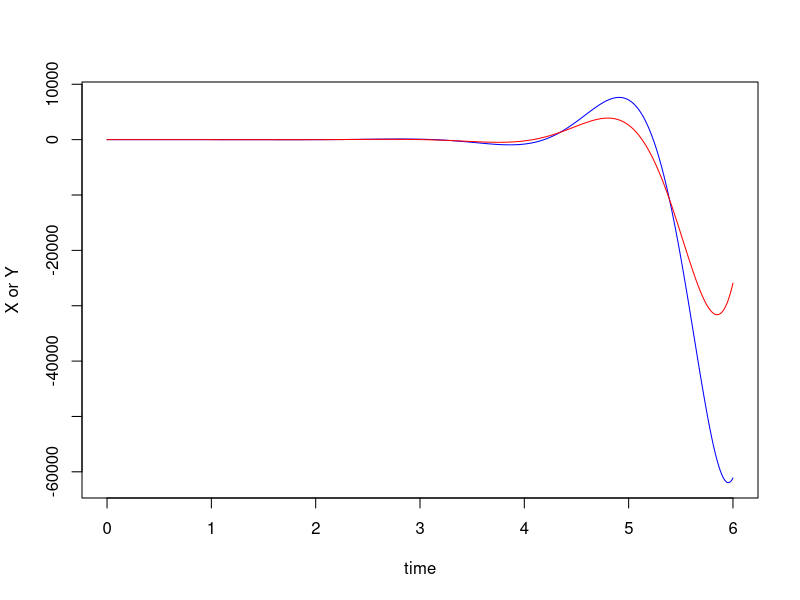
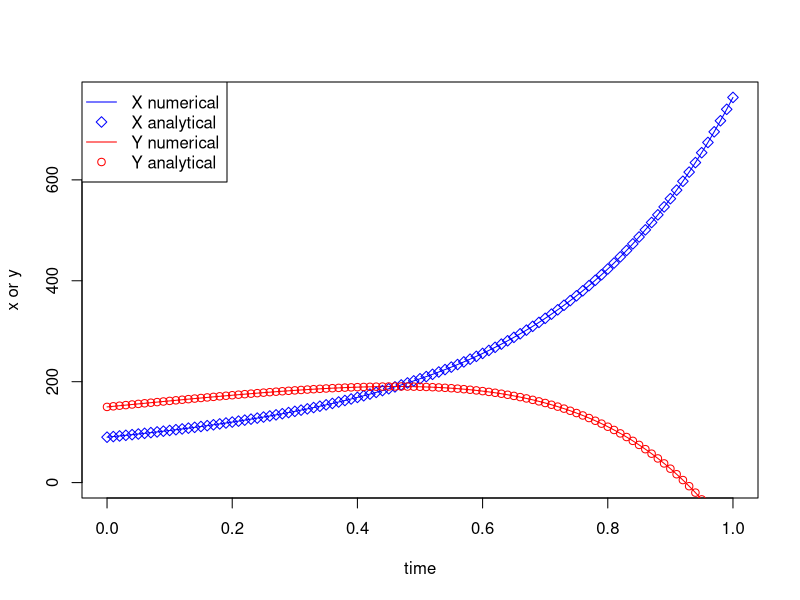
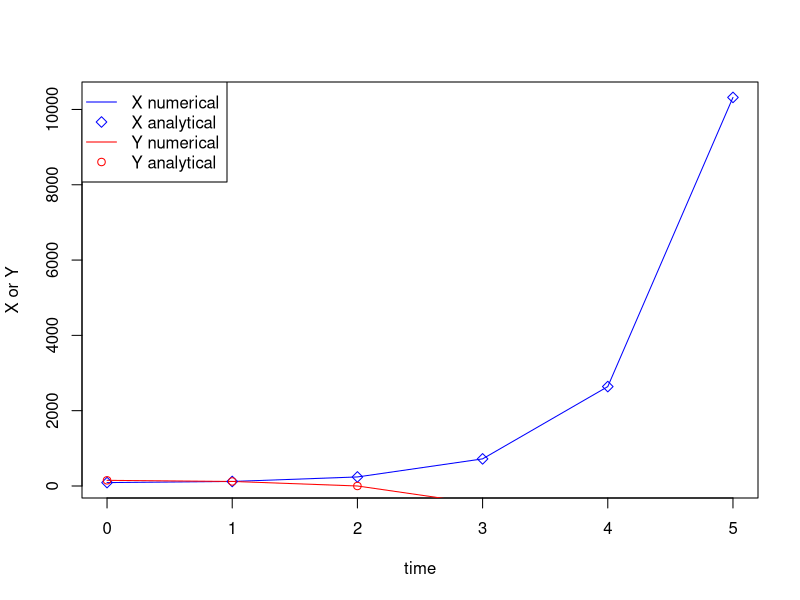

Write R code to recreate these figures, in order.
library(deSolve)
# Continuous-time linear constant coefficient ODEs 
a11 = -7
a12 = 15
a21 = -6
a22 = 11

params = c(a11, a12, a21, a22)
A<-matrix(params,nrow=2,ncol=2,byrow=TRUE)
A
eigen(A)


Conttime <- function (t, states, params) {
  X = states[1]
  Y = states[2]
  a11 = params[1]
  a12 = params[2]
  a21 = params[3]
  a22 = params[4]
  
  dXdt = a11*X + a12*Y
  dYdt = a21*X + a22*Y 
  return(list(c(dXdt,dYdt)))
}


X0 = 0 # Initial X
Y0 = 0.1 # Initial Y
initial_values = c(X=X0,Y=Y0)
params = c(a11, a12, a21, a22)

times = seq(0, 6, by=0.01)

results = lsoda(initial_values, times, Conttime, params)
colnames(results) = c("time", "X", "Y")

plot(results[, "time"], results[, "X"], type="l", col="blue", xlab="time",ylab="X or Y")
lines(results[, "time"], results[, "Y"], type="l", col="red")

############################
# Example from last Thursday
# dx/dt = 3x - y
# dy/dt = -2x + 2 y
# x(0) = 90
# y(0) = 150
############################

a11 = 3
a12 = -1
a21 = -2
a22 = 2

params = c(a11, a12, a21, a22)
A<-matrix(params,nrow=2,ncol=2,byrow=TRUE)
A
eigen(A)

#  Find solution numerically

X0 = 90 # Initial X
Y0 = 150 # Initial Y

initial_values = c(X=X0,Y=Y0)
params = c(a11, a12, a21, a22)

times = seq(0, 1, by=0.01)

results = lsoda(initial_values, times, Conttime, params)
colnames(results) = c("time", "X", "Y")

plot(results[, "time"], results[, "X"], type="l", col="blue", xlab="time",ylab="x or y",ylim=c(0,max(results[, "X"])))
lines(results[, "time"], results[, "Y"], type="l", col="red")

# We found the solution Analytically to be: 
# x(t) = 10*exp(4*t) + 80*exp(t)
# y(t) = -10*exp(4*t) + 160*exp(t)

# To plot the analytical solution, we don't need an ode solver. 
# We can just calculate it.
# We generated the vector of times above, so let's use that.

x = 10*exp(4*times) + 80*exp(times)
y = -10*exp(4*times) + 160*exp(times)

points(times, x, pch = 5, col = "blue")
points(times, y, pch = 1, col = "red")

legend("topleft", legend=c("X numerical", "X analytical", "Y numerical", "Y analytical"), col=c("blue", "blue", "red", "red"), , lty = c(1, NA, 1, NA), pch = c(NA, 5, NA, 1))


#################  Discrete time ##################
# Let's find numerical and analytical solutions to:
# x(t+1) = 3 x(t) - y(t)
# y(t+1) = -2 x(t) + 2 y(t)
# x(0) = 90
# y(0) = 150
####################################################

a11 = 3
a12 = -1
a21 = -2
a22 = 2

params = c(a11, a12, a21, a22)
M<-matrix(params,nrow=2,ncol=2,byrow=TRUE)
M
eigen(M)

# Discrete-time, numerical solution

# Need a for loop to get the numerical solution

initial_x = 90
initial_y = 150

max_time = 5

x = rep(0,(max_time+1))
y = rep(0,(max_time+1))
x[1] = initial_x
y[1] = initial_y
for (t in 1:max_time) {
  x[t+1] = a11*x[t] + a12*y[t]
  y[t+1] = a21*x[t] + a22*y[t]
}

times<-seq(0,max_time)
plot(times,x,type="l",xlab="time",ylab="X or Y",col="blue")
lines(times,y,col="red")


#Discrete-time, analytical solution

x_analytical = 10*4^times + 80*1^times
y_analytical = -10*4^times + 160*1^times

points(times, x_analytical, pch = 5, col = "blue")
points(times, y_analytical, pch = 1, col = "red")

legend("topleft", legend=c("X numerical", "X analytical", "Y numerical", "Y analytical"), col=c("blue", "blue", "red", "red"), lty = c(1, NA, 1, NA), pch = c(NA, 5, NA, 1))
